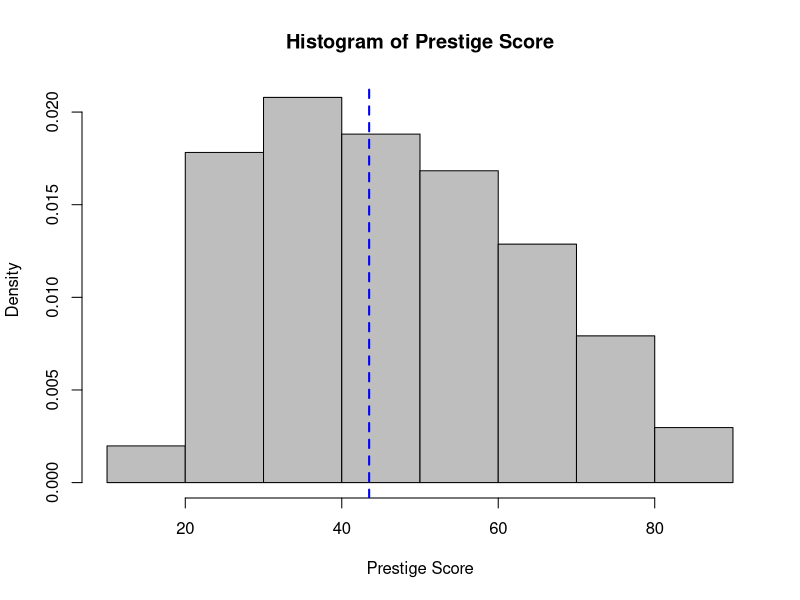
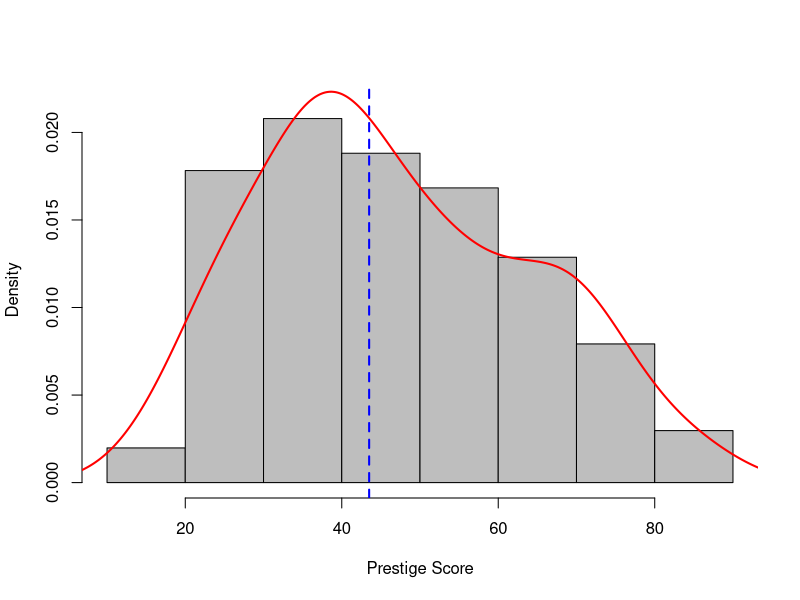
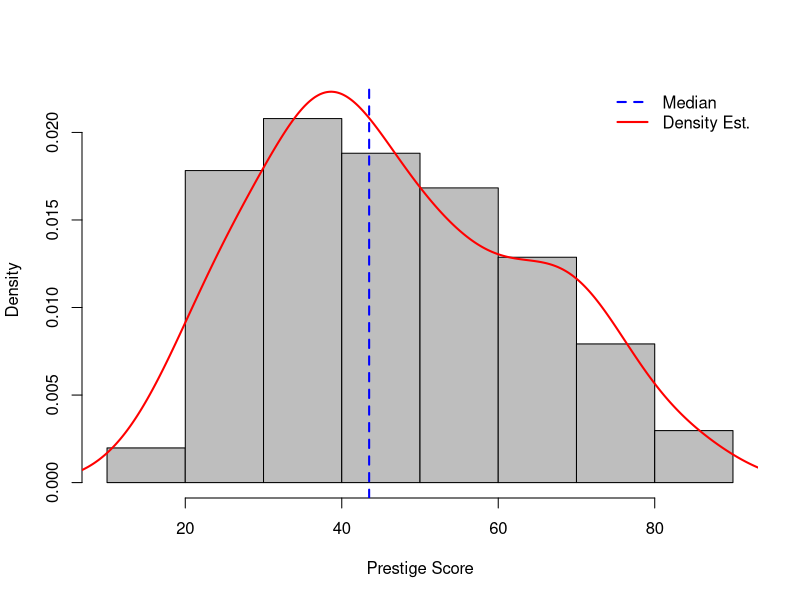
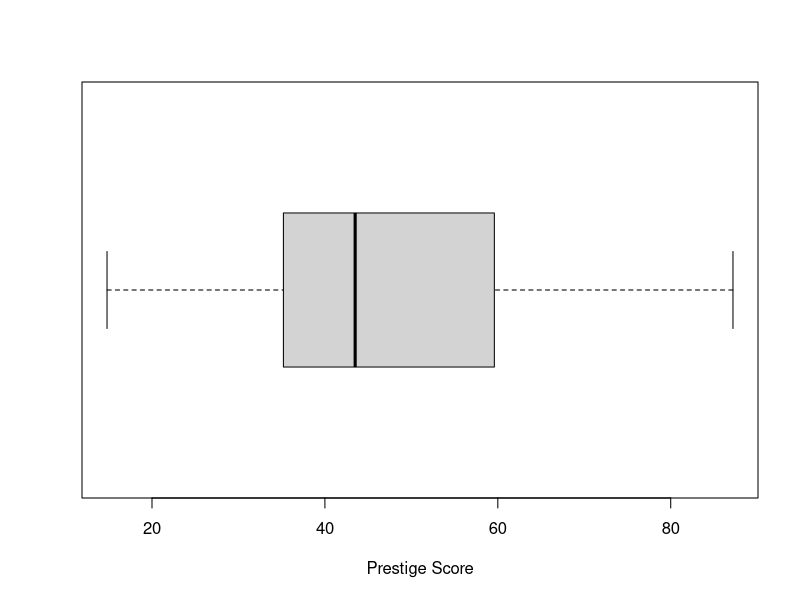
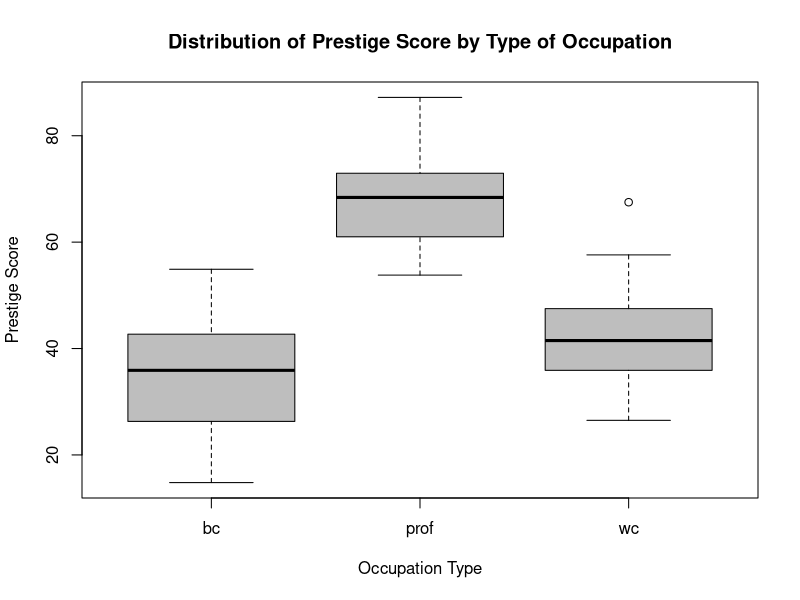
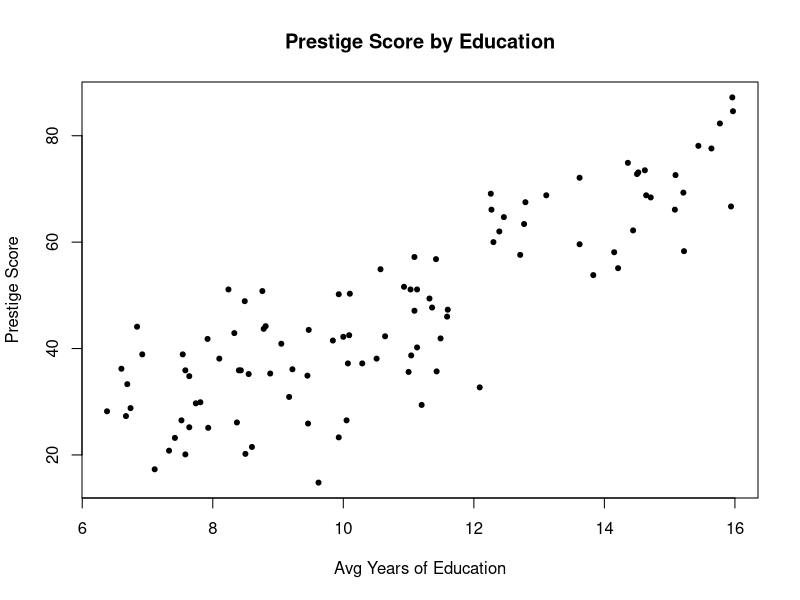
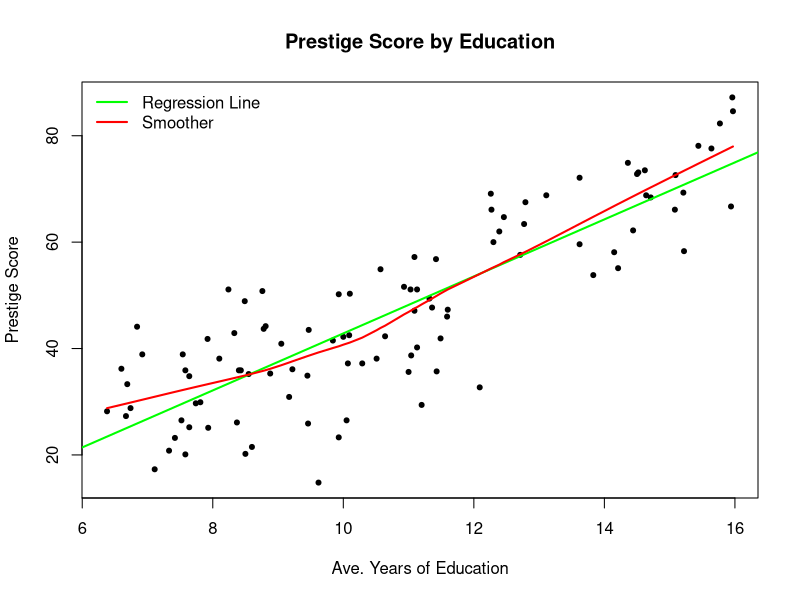
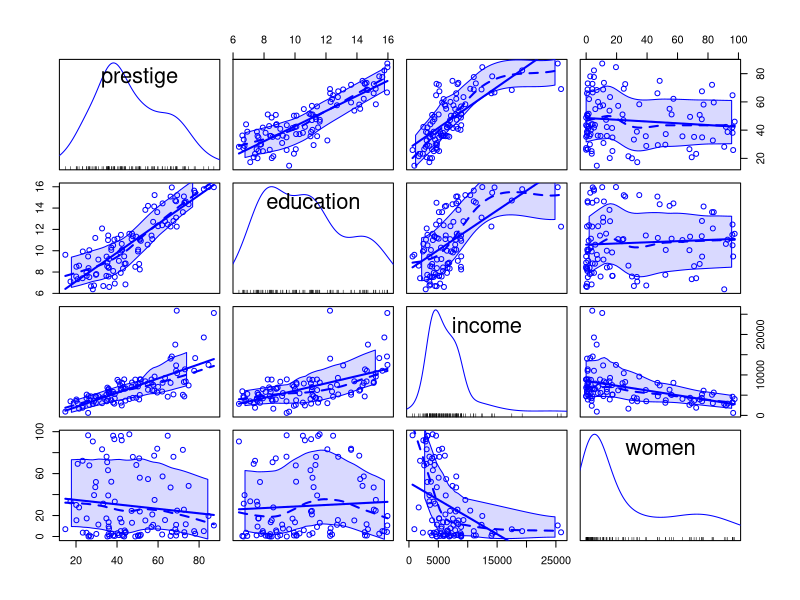

The R source for these figures, in order:
####################################################################################
### SESSION 2 - Complete code from slides
### Author: Chris Galbraith 
####################################################################################
## Functions in R
?sample

sampSpace <- 1:6 
sample(sampSpace, 1)  # arguments with default values can be omitted
sample(size = 1, x = sampSpace)  # no need to remember the order 
sample(size = 1, sampSpace)


## str()
str(str)
str(sample)

prestige <- read.table(file = "./data/prestige_v2.csv", sep=",", header=TRUE, row.names=1)
str(prestige)


## EDA - Numeric Summary
summary(prestige)


## Histograms
hist(prestige$prestige, freq = FALSE, 
     col = "grey",
     main = "Histogram of Prestige Score",
     xlab = "Prestige Score")
abline(v = median(prestige$prestige), col = "blue", lty = 2, lwd = 2)


## Histogram with overlaid density 
hist(prestige$prestige, freq=FALSE, col = "grey", main = "", xlab = "Prestige Score", ylim=c(0, 0.022))
abline(v = median(prestige$prestige), col = "blue", lty = 2, lwd = 2)
lines(density(prestige$prestige), col = "red", lwd = 2)


## Adding a Legend
hist(prestige$prestige, freq=FALSE, col = "grey", main = "", xlab = "Prestige Score", ylim=c(0, 0.022))
abline(v = median(prestige$prestige), col = "blue", lty = 2, lwd = 2)
lines(density(prestige$prestige), col = "red", lwd = 2)
legend("topright", legend = c("Median", "Density Est."),
       col = c("blue", "red"), lty = c(2, 1), lwd = 2, bty = "n")


## Boxplots
summary(prestige$prestige)
boxplot(prestige$prestige, horizontal = TRUE, xlab = "Prestige Score")


## Grouped Boxplots
boxplot(prestige ~ type, data = prestige, col = "grey",
        main = "Distribution of Prestige Score by Type of Occupation",
        xlab = "Occupation Type", ylab = "Prestige Score")


## Scatterplots
plot(x = prestige$education, y = prestige$prestige, type = "p", pch = 20,
     main = "Prestige Score by Education",
     xlab = "Avg Years of Education", ylab = "Prestige Score")


## Scatterplots, contd.
plot(prestige$education, prestige$prestige, type = "p", pch = 20,
     main = "Prestige Score by Education",
     xlab = "Ave. Years of Education", 
     ylab = "Prestige Score")
abline(reg = lm(prestige ~ education, data = prestige), col = "green", lwd = 2)  # linear regression
lines(lowess(x = prestige$education, y = prestige$prestige), col = "red", lwd = 2)  # smoother
legend("topleft", bty = "n",
       legend = c("Regression Line", "Smoother"), 
       col = c("green", "red"),
       lwd = c(2,2), 
       lty = 1)


## Scatterplot Matrices
library(car)
scatterplotMatrix( prestige[ ,c("prestige","education","income","women")] )
